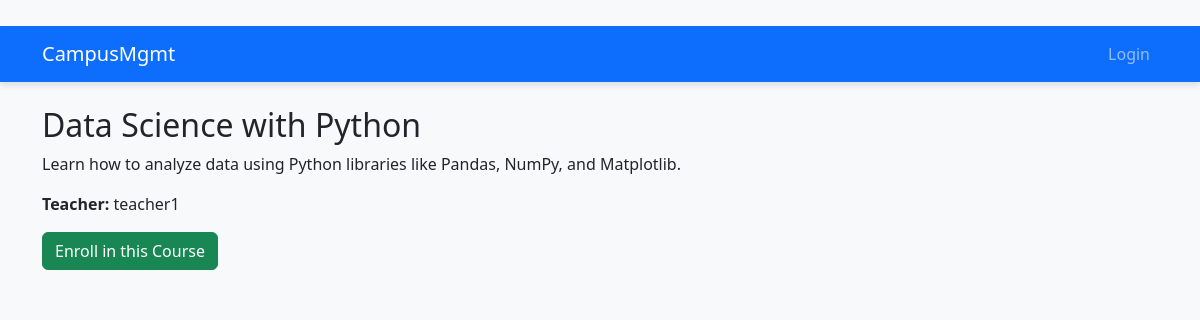
/courses/2/, run on the app's committed database.
### courses/models.py (models this page shows, shortened)
class Course(models.Model):
    name = models.CharField(max_length=100)
    description = models.TextField()
    teacher = models.ForeignKey(User, on_delete=models.CASCADE, limit_choices_to={'role': 'teacher'})
    created_at = models.DateTimeField(auto_now_add=True)

### accounts/models.py (models this page shows)
class User(AbstractUser):
    ROLE_CHOICES = (
        ('student', 'Student'),
        ('teacher', 'Teacher'),
        ('admin', 'Admin'),
    )
    role = models.CharField(max_length=10, choices=ROLE_CHOICES, default='student')

### courses/views.py (the view)
# urls.py: path('<int:pk>/', views.CourseDetailView.as_view(), name='course-detail'),
class CourseDetailView(DetailView):
    model = Course
    template_name = 'courses/course_detail.html'
    context_object_name = 'course'

### templates/courses/course_detail.html (shortened to what this page needs)
{% extends 'base.html' %}
{% block content %}
<h2>{{ course.name }}</h2>
<p>{{ course.description }}</p>
<p><strong>Teacher:</strong> {{ course.teacher.username }}</p>
<a href="{% url 'enroll-course' %}" class="btn btn-success">Enroll in this Course</a>
{% endblock %}

### static/css/custom.css (style rules this page uses)
body { background-color: #f8f9fa; font-family: 'Segoe UI', Tahoma, Geneva, Verdana, sans-serif; }

### data on the page
Course: name "Data Science with Python", description "Learn how to analyze data using Python libraries like Pandas, NumPy, and Matplotlib.", teacher.username "teacher1"
